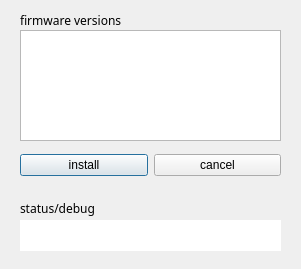
<?xml version="1.0" encoding="UTF-8"?>
<ui version="4.0">
 <class>Dialog</class>
 <widget class="QDialog" name="Dialog">
  <property name="geometry">
   <rect>
    <x>0</x>
    <y>0</y>
    <width>301</width>
    <height>269</height>
   </rect>
  </property>
  <property name="windowTitle">
   <string>Dialog</string>
  </property>
  <widget class="QWidget" name="horizontalLayoutWidget">
   <property name="geometry">
    <rect>
     <x>20</x>
     <y>150</y>
     <width>261</width>
     <height>31</height>
    </rect>
   </property>
   <layout class="QHBoxLayout" name="horizontalLayout">
    <item>
     <widget class="QPushButton" name="pushButton_2">
      <property name="text">
       <string>install</string>
      </property>
     </widget>
    </item>
    <item>
     <widget class="QPushButton" name="pushButton">
      <property name="text">
       <string>cancel</string>
      </property>
     </widget>
    </item>
   </layout>
  </widget>
  <widget class="QLineEdit" name="Q_UpdateFeedback">
   <property name="geometry">
    <rect>
     <x>20</x>
     <y>220</y>
     <width>261</width>
     <height>31</height>
    </rect>
   </property>
   <property name="font">
    <font>
     <family>Lucida Sans Typewriter</family>
    </font>
   </property>
   <property name="text">
    <string/>
   </property>
   <property name="frame">
    <bool>false</bool>
   </property>
   <property name="readOnly">
    <bool>true</bool>
   </property>
  </widget>
  <widget class="QLabel" name="label_2">
   <property name="geometry">
    <rect>
     <x>20</x>
     <y>200</y>
     <width>91</width>
     <height>16</height>
    </rect>
   </property>
   <property name="font">
    <font>
     <family>Lucida Sans Typewriter</family>
     <weight>50</weight>
     <bold>false</bold>
    </font>
   </property>
   <property name="contextMenuPolicy">
    <enum>Qt::DefaultContextMenu</enum>
   </property>
   <property name="accessibleName">
    <string>0</string>
   </property>
   <property name="frameShadow">
    <enum>QFrame::Sunken</enum>
   </property>
   <property name="lineWidth">
    <number>0</number>
   </property>
   <property name="text">
    <string>status/debug</string>
   </property>
  </widget>
  <widget class="QTableWidget" name="tableWidget">
   <property name="geometry">
    <rect>
     <x>20</x>
     <y>30</y>
     <width>261</width>
     <height>111</height>
    </rect>
   </property>
  </widget>
  <widget class="QLabel" name="label_3">
   <property name="geometry">
    <rect>
     <x>20</x>
     <y>10</y>
     <width>141</width>
     <height>21</height>
    </rect>
   </property>
   <property name="font">
    <font>
     <family>Lucida Sans Typewriter</family>
     <weight>50</weight>
     <bold>false</bold>
    </font>
   </property>
   <property name="contextMenuPolicy">
    <enum>Qt::DefaultContextMenu</enum>
   </property>
   <property name="accessibleName">
    <string>0</string>
   </property>
   <property name="frameShadow">
    <enum>QFrame::Sunken</enum>
   </property>
   <property name="lineWidth">
    <number>0</number>
   </property>
   <property name="text">
    <string>firmware versions</string>
   </property>
  </widget>
 </widget>
 <resources/>
 <connections/>
</ui>
